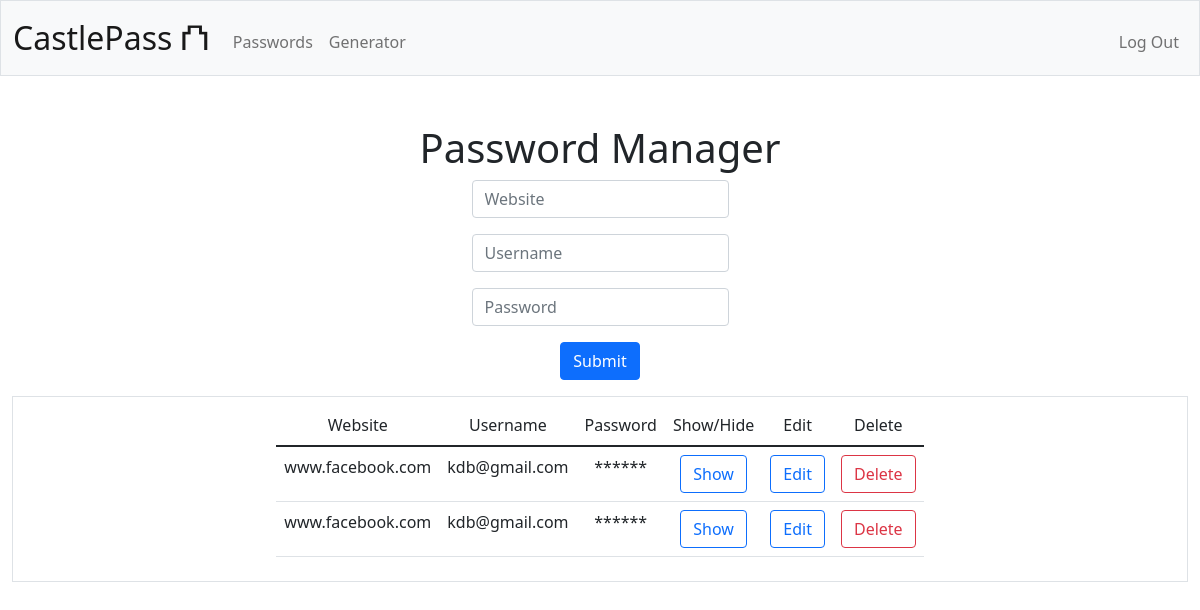
The app's page /pass_manager (signed in), older data.
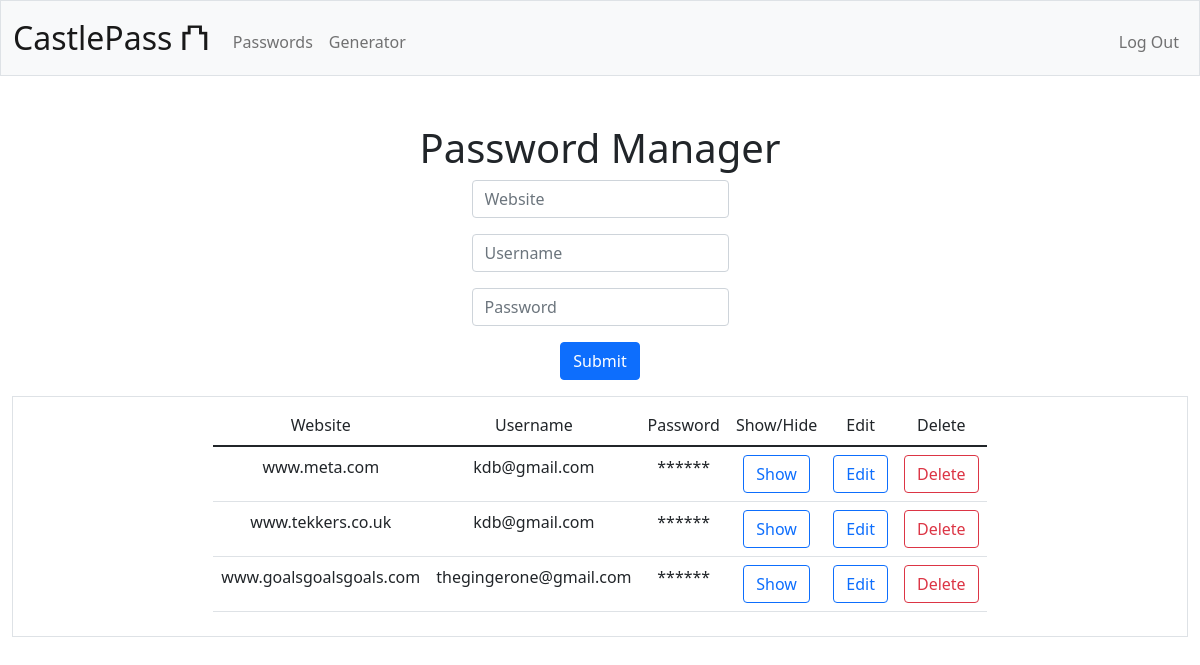
The same page, newer data.
### tables this page shows
CREATE TABLE passwords (
id INTEGER PRIMARY KEY AUTOINCREMENT NOT NULL,
user_id INTEGER NOT NULL,
site_address TEXT,
site_username TEXT,
site_password TEXT NOT NULL,
FOREIGN KEY (user_id) REFERENCES users(person_id)
);

### app.py (the view, shortened to what this page needs)
@app.route('/pass_manager', methods=["GET", "POST"])
@login_required
def pass_manager():
    form = PasswordManagerForm()
    user_id = session["user_id"]
    connection = sqlite3.connect('castlepass.db')
    cursor = connection.cursor()
    if not user_id:
        flash(f"Please login to access password manager")
        return redirect("/login")
    elif user_id:
        cursor.execute(
        "SELECT site_address, site_username, site_password, id FROM passwords WHERE user_id = ?",
        (user_id,)
        )
        entries = cursor.fetchall()
    if request.method == "GET":
        return render_template('pass_manager.html', entries=entries, form=form)

### app.py
class PasswordManagerForm(FlaskForm):
    website = StringField('Website', validators=[DataRequired()])
    username = StringField('Username', validators=[DataRequired()])
    password = PasswordField('Password', validators=[DataRequired()])
    submit = SubmitField('Save')

### login_required.py (called while the page is built)
def login_required(f):
    @wraps(f)
    def decorated_function(*args, **kwargs):
        if session.get("user_id") is None:
            return redirect("/login")
        return f(*args, **kwargs)
    return decorated_function

### templates/pass_manager.html (shortened to what this page needs)
{% extends "layout.html" %}
{% block main %}
    <h1>Password Manager</h1>
    <form action="/pass_manager" method="post">
            <div class="mb-3">
                <input autocomplete="off" autofocus class="form-control mx-auto w-auto" id="website" name="website" placeholder="Website" required type="text">
            </div>
            <div class="mb-3">
                <input autocomplete="off" autofocus class="form-control mx-auto w-auto" id="username" name="username" placeholder="Username" required type="text">
            </div>
            <div class="mb-3">
                <input autocomplete="new-password" autofocus class="form-control mx-auto w-auto" id="password" name="password" placeholder="Password" required type="password">
            </div>
            <button class="btn btn-primary" type="submit">Submit</button>
        </form>
    <div class="d-flex align-items-center my-3 justify-content-center mx-auto border p-2">
        {% if session["user_id"] %}
            {% if entries %}
                <div id="password-history" class="table-responsive">
                    <table class="table mx-auto">
                        <thead class="thead-dark">
                            <td scope="column"> Website </td>
                            <td scope="column"> Username </td>
                            <td scope="column"> Password </td>
                            <td scope="column">Show/Hide</td>
                            <td scope="column">Edit</td>
                            <td scope="column">Delete</td>
                        </thead>
                        <tbody>
                            {% for entry in entries %}
                            <tr>
                                <td> {{ entry[0] }} </td>
                                <td> {{ entry[1] }} </td>
                                <td class="user-password">
                                    <span class="hidden-password hidden">******</span>
                                </td>
                                <td><button type="button" class="toggle-visibility btn btn-outline-primary" name="toggle-visibility" onclick="toggleVisibility('{{ loop.index0 }}')">Show</button></td>
                                <td><button type="button" class="edit btn btn-outline-primary" name="edit" onclick="openEditModal('{{ entry[0]}}', '{{ entry[1]}}', '{{ entry[2]}}', '{{ entry[3]}}')">Edit</button></td>
                                <td>
                                    <button type="button" class="delete btn btn-outline-danger" name="delete" data-website="{{ entry[0] }}" onclick="setDeleteValues('{{ entry[0] }}')">Delete</button>
                                </td>
                            </tr>
                            {% endfor %}
                        </tbody>
                    </table>
                </div>
            {% else %}
                <p> No entries found </p>
            {% endif %}
        {% else %}
        <p> Please log in to access the password manager </p>
        {% endif %}
    </div>
{% endblock %}

Row changes from the older to the newer data that the page shows:
removed passwords: site_address "www.facebook.com", site_username "kdb@gmail.com"
changed passwords: site_address "www.facebook.com" → "www.meta.com"
added passwords: site_address "www.tekkers.co.uk", site_username "kdb@gmail.com"
added passwords: site_address "www.goalsgoalsgoals.com", site_username "thegingerone@gmail.com"
